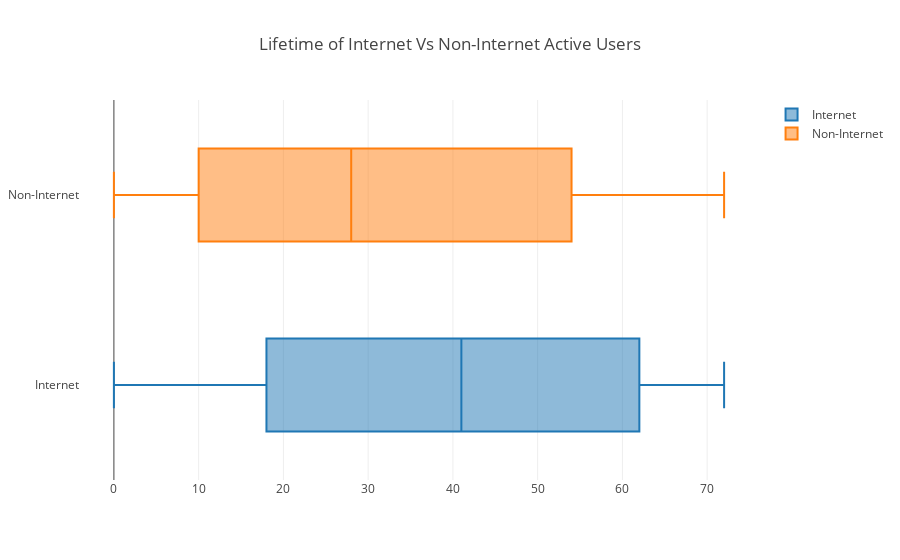

This figure's notebook cell:
### Markdown cell above
### 2.1 Internet Vs Non-Internet (Active users)

### Code cell
active_internet_tenure = go.Box(
    x=active_internet_users['tenure'],
    name="Internet")

# Get active users without the internet
active_non_internet_tenure = go.Box(
    x=active_users[~active_users.isin(active_internet_users)].dropna()['tenure'],
    name="Non-Internet")

info = [active_internet_tenure, active_non_internet_tenure]
title = "Lifetime of Internet Vs Non-Internet Active Users"
iplot({
            "data": info, 
            "layout": {
                "title": title
            }
     })

### Figure 1 — Plotly figure (JSON) as saved in the notebook; plotly's stock layout.template omitted (floating-point values rounded to 4 significant figures; data arrays with more than 128 entries replaced by an {"elided": "..."} marker saying what was removed)
{"data": [{"name": "Internet", "type": "box", "uid": "256ed5cc-a58a-11e8-af26-3c15c2dc8196", "x": {"elided": "3761 int values"}}, {"name": "Non-Internet", "type": "box", "uid": "256ed7c0-a58a-11e8-8d8c-3c15c2dc8196", "x": {"elided": "1413 int values"}}], "layout": {"title": "Lifetime of Internet Vs Non-Internet Active Users"}}
